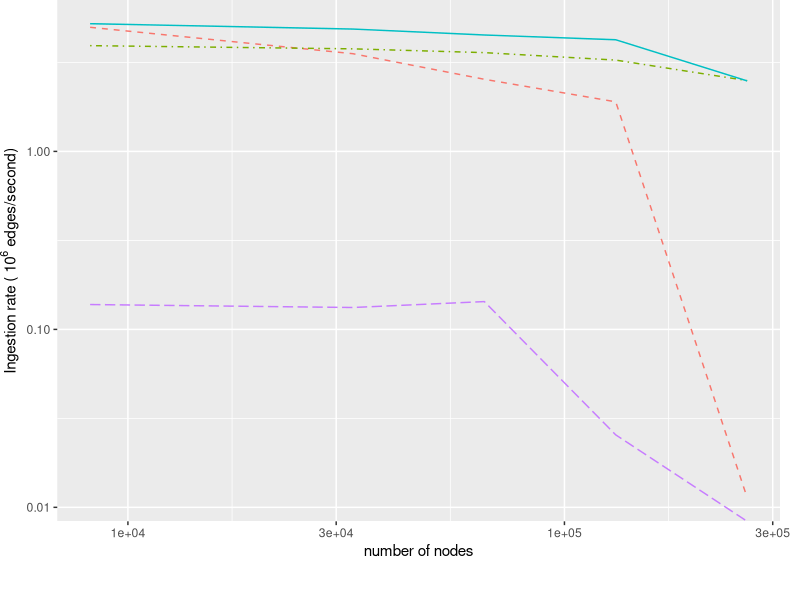
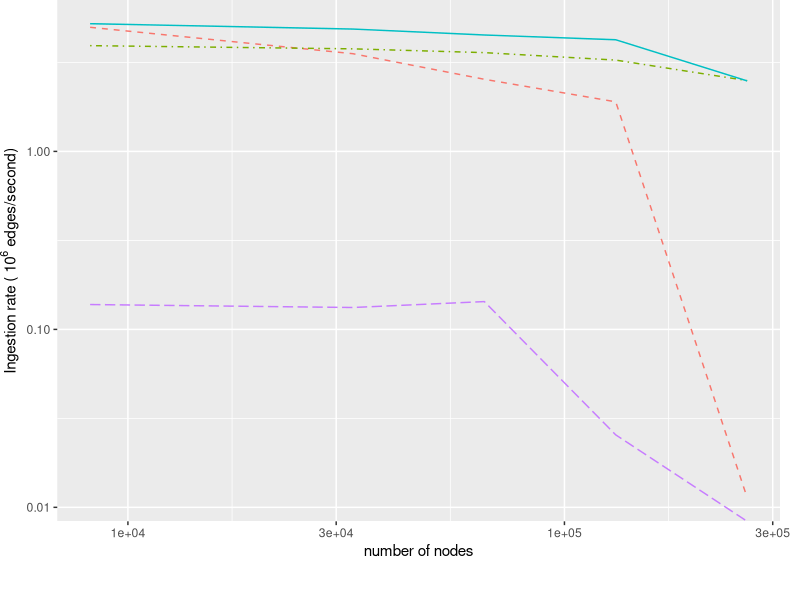

The R script that drew these images, in order:
library(tidyverse)
library("scales")

speed <- read.csv("speed_data.csv")

ggplot() +
  geom_line(data = speed, mapping = aes(x = nodes, y = ingestion_rate/10^6, color = alg, linetype = alg), size = 0.5) +
  scale_x_continuous(trans="log10") +
  labs(y=expression(paste("Ingestion rate (", ~10^6," edges/second)")), x ="number of nodes") + 
  scale_y_continuous(trans="log10") +
  labs(color = "System\n") +
  theme(legend.position = c(0.45, -0.23), legend.direction = 'horizontal', plot.margin = grid::unit(c(0,1,2,0), 'lines')) +
  guides(linetype="none") +
  scale_color_hue(labels = c("Aspen", "GraphZeppelin gutter tree", "GraphZeppelin leaf gutters", "Terrace"))+
  scale_linetype_manual("", breaks=c("aspen_lim_e3", "stream_mem", "terrace_lim", "stream_ext")
                        , values=c("dashed", "solid","longdash","dotdash"))
ggsave(filename = "speed.png", width = 6, height = 3.5, unit = "in")
